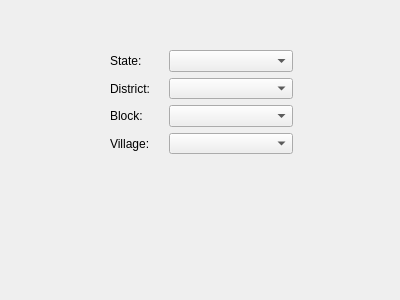
<?xml version="1.0" encoding="UTF-8"?>
<ui version="4.0">
 <class>Form</class>
 <widget class="QWidget" name="Form">
  <property name="geometry">
   <rect>
    <x>0</x>
    <y>0</y>
    <width>400</width>
    <height>300</height>
   </rect>
  </property>
  <property name="windowTitle">
   <string>Form</string>
  </property>
  <widget class="QWidget" name="">
   <property name="geometry">
    <rect>
     <x>110</x>
     <y>50</y>
     <width>183</width>
     <height>104</height>
    </rect>
   </property>
   <layout class="QVBoxLayout" name="verticalLayout_2">
    <item>
     <layout class="QHBoxLayout" name="horizontalLayout_4" stretch="30,70">
      <item>
       <widget class="QLabel" name="label_4">
        <property name="text">
         <string>State:</string>
        </property>
       </widget>
      </item>
      <item>
       <widget class="QComboBox" name="state_dd"/>
      </item>
     </layout>
    </item>
    <item>
     <layout class="QHBoxLayout" name="horizontalLayout_3" stretch="30,70">
      <item>
       <widget class="QLabel" name="label_3">
        <property name="text">
         <string>District:</string>
        </property>
       </widget>
      </item>
      <item>
       <widget class="QComboBox" name="district_dd"/>
      </item>
     </layout>
    </item>
    <item>
     <layout class="QHBoxLayout" name="horizontalLayout_2" stretch="30,70">
      <item>
       <widget class="QLabel" name="label_2">
        <property name="text">
         <string>Block:</string>
        </property>
       </widget>
      </item>
      <item>
       <widget class="QComboBox" name="block_dd"/>
      </item>
     </layout>
    </item>
    <item>
     <layout class="QHBoxLayout" name="horizontalLayout" stretch="30,70">
      <item>
       <widget class="QLabel" name="label">
        <property name="text">
         <string>Village:</string>
        </property>
       </widget>
      </item>
      <item>
       <widget class="QComboBox" name="village_dd"/>
      </item>
     </layout>
    </item>
   </layout>
  </widget>
 </widget>
 <resources/>
 <connections/>
</ui>
